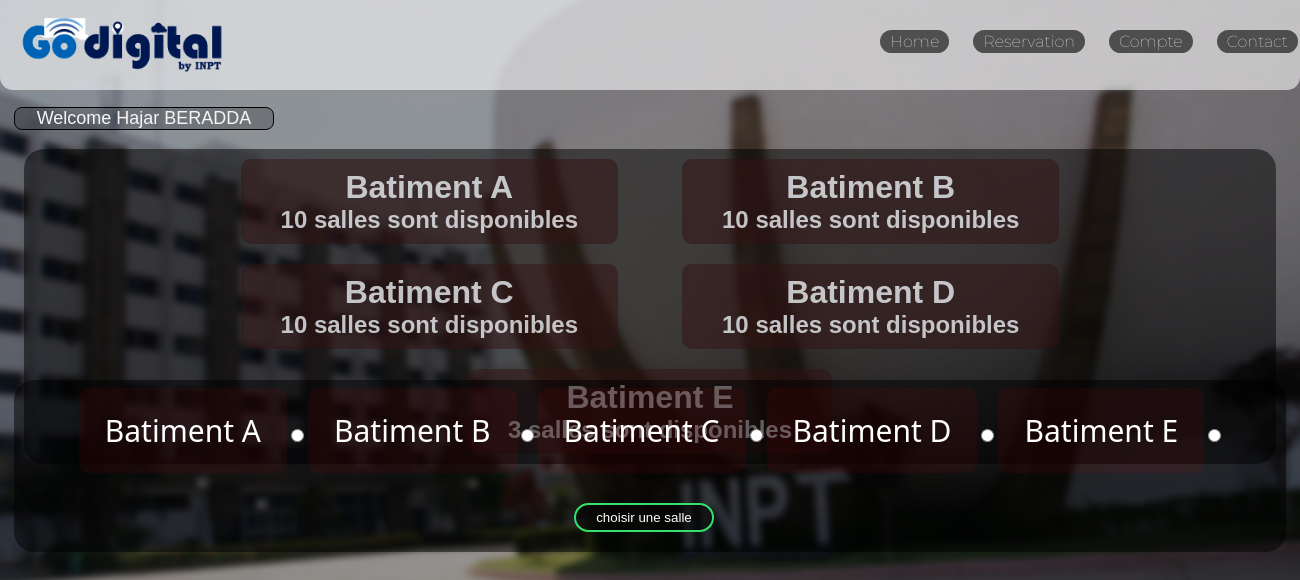
Page /reservation.php (signed in) on the earlier database version.
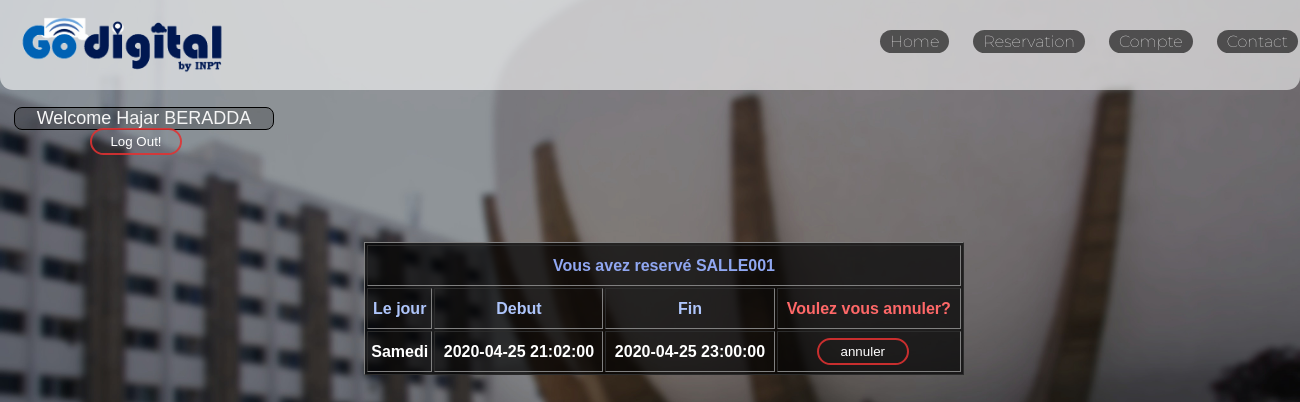
Same page on the later database version.
### tables this page shows
CREATE TABLE `prof` (
  `idProf` int(11) NOT NULL,
  `nom` varchar(30) NOT NULL,
  `prenom` varchar(30) NOT NULL,
  `email` varchar(50) NOT NULL,
  `password` varchar(40) NOT NULL,
  `gender` varchar(1) DEFAULT NULL
);

CREATE TABLE `affectation` (
  `idProf` int(20) NOT NULL,
  `idSalle` int(20) NOT NULL,
  `date` datetime NOT NULL,
  `date_fin` datetime NOT NULL,
  `Marge` int(11) DEFAULT NULL
);

CREATE TABLE `salle` (
  `id` int(11) NOT NULL,
  `nom` varchar(50) DEFAULT NULL,
  `idBatiment` int(11) DEFAULT NULL
);

### reservation.php (the view, shortened to what this page needs)
<?php
        if(isset($_SESSION['email']))
        {
?>
<?php
    include 'includes/dbconn.php';
?>
<!DOCTYPE html>
<html lang="en">
<head>
    <link rel="stylesheet" href="css/book.css">
    <link rel="stylesheet" href="css/welcom.css">
    <link rel="stylesheet" href="css/reservation.css">
</head>
<body>
<img src="img/Go.png" alt="" height="70" width="260" id="go">
<div class="headache">
<?php
    if($_SESSION['email']!="aljadd.mohammed@ine.inpt.ma"){
?>
        <ul  >
            <a href="home.php">Home</a>
            <a href="reservation.php">Reservation</a>
            <a href="password.php">Compte</a>
            <a href="contact.php">Contact</a>
        </ul>
        <?php
    }
        ?>
        <div class="welcom">
        <?php
            if(isset($_SESSION['email'])){
                $user =$_SESSION['email'];
                $sql = "SELECT nom,prenom FROM `prof`where email='".$user."';";
                $result = mysqli_query($conn,$sql);
                $out = mysqli_num_rows($result);
                if($out>0){
                    while($row = mysqli_fetch_assoc($result)){
                        echo "Welcome ".$row['nom']." ".$row['prenom'];
                    }
                }
            }
            else{
                echo "Welcom,Please Sign Up";
            }
        ?>
</div>
    </div>
<?php
    $email = $_SESSION['email'];
    $sql = "select idProf from prof where email='".$email."';";
    $result= mysqli_query($conn,$sql);
    while($row=mysqli_fetch_assoc($result))
        {
            $Id = $row['idProf'];
        }
        $sql2 = "select idProf from affectation where idProf='".$Id."';";
        $result2= mysqli_query($conn,$sql2);
        $out2 = mysqli_num_rows($result2);
?>
<?php
    if($out2==0){
?>
<div class="all">
    <div class="bat">
        <h1>Batiment A</h1>
                <h2>
                    <?php
                        $sql = "SELECT count(nom) as num from salle where (id not in(select idSalle from affectation) or id in (select idSalle from affectation group by idSalle HAVING sum(Marge) <86400 )) and idBatiment=1;";
                        $result = mysqli_query($conn,$sql);
                        $out = mysqli_num_rows($result);
                        if($out > 0){
                            while($row = mysqli_fetch_assoc($result)){
                                echo $row['num']." salles sont disponibles";
                            }
                        }
                    ?>
                </h2>
    </div>
    <div class="bat">
        <h1>Batiment B</h1>
                <h2>
                <?php
                        $sql = "SELECT count(nom) as num from salle where (id not in(select idSalle from affectation) or id in (select idSalle from affectation group by idSalle HAVING sum(Marge) <86400 )) and idBatiment=2;";
                        $result = mysqli_query($conn,$sql);
                        $out = mysqli_num_rows($result);
                        if($out > 0){
                            while($row = mysqli_fetch_assoc($result)){
                                echo $row['num']." salles sont disponibles";
                            }
                        }
                    ?>
                </h2>
    </div>
    <div class="bat">
        <h1>Batiment C</h1>
        <h2>
        <?php
                        $sql = "SELECT count(nom) as num from salle where (id not in(select idSalle from affectation) or id in (select idSalle from affectation group by idSalle HAVING sum(Marge) <86400 )) and idBatiment=3;";
                        $result = mysqli_query($conn,$sql);
                        $out = mysqli_num_rows($result);
                        if($out > 0){
                            while($row = mysqli_fetch_assoc($result)){
                                echo $row['num']." salles sont disponibles";
                            }
                        }
                    ?>
        </h2>
    </div>
    <div class="bat" >
        <h1>Batiment D</h1>
        <h2>
        <?php
                        $sql = "SELECT count(nom) as num from salle where (id not in(select idSalle from affectation) or id in (select idSalle from affectation group by idSalle HAVING sum(Marge) <86400 )) and idBatiment=4;";
                        $result = mysqli_query($conn,$sql);
                        $out = mysqli_num_rows($result);
                        if($out > 0){
                            while($row = mysqli_fetch_assoc($result)){
                                echo $row['num']." salles sont disponibles";
                            }
                        }
                    ?>
        </h2>
    </div>
    <div class="bat">
        <h1>Batiment E</h1>
        <h2>
        <?php
                        $sql = "SELECT count(nom) as num from salle where (id not in(select idSalle from affectation) or id in (select idSalle from affectation group by idSalle HAVING sum(Marge) <86400 )) and idBatiment=5;";
                        $result = mysqli_query($conn,$sql);
                        $out = mysqli_num_rows($result);
                        if($out > 0){
                            while($row = mysqli_fetch_assoc($result)){
                                echo $row['num']." salles sont disponibles";
                            }
                        }
                    ?>
        </h2>
    </div>
</div>
<div class="forma">
        <form action="reservation.php"  method="POST">
            <label for="bata">Batiment A </label>
            <input type="radio"  name="bat" value="bata">
            <label for="batb">Batiment B</label>
            <input type="radio" name="bat"  value="batb">
            <label for="batc">Batiment C</label>
            <input type="radio"   name="bat" value="batc">
            <label for="batd">Batiment D</label>
            <input type="radio"   name="bat" value="batd">
            <label for="bate">Batiment E</label>
            <input type="radio"   name="bat" value="bate">
            <br>
            <input type="submit" name="submit" value="choisir une salle">
        </form>
</div>
<?php
    }
    else{
        $email = $_SESSION['email'];
        $sql4 = "SELECT salle.nom FROM salle,affectation,prof where affectation.idProf=prof.idProf and prof.email='".$email."' and salle.id=affectation.idSalle;";
        $result4 = mysqli_query($conn,$sql4);
        while($row=mysqli_fetch_assoc($result4)){
            $sAl = $row['nom'];
    }
    $sql3 = "select date,date_fin,idSalle from affectation where idProf='".$Id."'";
    $result3 = mysqli_query($conn,$sql3);
    while($row=mysqli_fetch_assoc($result3)){
        $debut = $row['date'];
        $fin = $row['date_fin'];
?>
<?php
            if(isset($_SESSION['email']))
            {
            ?>
                <div class="lOogout">
                    <form action="logOut.php" method="post" >
                    <button name="logout" type="submit">Log Out!</button>
                    </form>
                </div>
    <?php
        }
    ?>
<?php
        $day =    date("l",strtotime($debut));
        switch($day){
            case "Saturday":
                $day='Samedi';
            break;
        }
?>
<div class="lastTabl">
    <table border="1" class="lastTable" align="center"  style="width:600px;line-height:39px;color:#fff;">
        <tr>
            <th colspan="4" style='color:rgb(144, 167, 241)'>Vous avez reservé
            <?php
            echo strtoupper($sAl ) ;
            ?> </th>
        </tr>
    <tr>
        <th  style='color:rgb(174, 197, 251)'>Le jour</th>
        <th  style='color:rgb(174, 197, 251)'>Debut</th>
        <th  style='color:rgb(174, 197, 251)'>Fin</th>
        <th  style='color:rgb(255, 104, 104)'>Voulez vous annuler?</th>
    </tr>
    <tr>
    <th> <?php echo $day;  ?> </th>
        <th> <?php echo $debut;  ?> </th>
        <th> <?php  echo $fin;  ?></th>
        <th>
        <button onClick="deleteMe()">annuler</button>
        </th>
    </tr>
    </table>
</div>
<?php
    }
?>
</body>
</html>
<?php
    }
?>
<?php
        }
        else{
            include 'login.php';
        }
?>

### css/book.css (style rules this page uses)
* { padding: 0; margin: 0; box-sizing: border-box; }
.headache { color: white; background-color: rgba(255, 255, 255, 0.582); margin-top: 0px; padding: 24px 4px; height: 90px; border: 0px solid; border-bottom-left-radius: 13px 13px; border-bottom-right-radius: 13px 13px; }
.headache ul { position: absolute; top: 32px; left: 40px; }
.headache a { text-decoration: none; color: #fff; font-family: Montserrat,sans-serif; font-weight: lighter; margin-right: 20px; padding: 2px 10px; border-radius: 48px; background-color: rgb(0,0,0,0.6); transition: 750ms; position: relative; left: 840px; }
#go { position: absolute; top: 10px; left: -8px; }
body { background-image: url(../img/image3.jpg); background-position: center; background-repeat: no-repeat; background-size: cover; background-attachment: fixed; height: 100%; overflow-x: hidden; overflow-y: hidden; }
.welcom { position: relative; left: 40px; }
.bat { color: rgba(241, 246, 250, 0.774); font-family: 'Gill Sans', 'Gill Sans MT', Calibri, 'Trebuchet MS', sans-serif; display: inline-block; padding: 10px 40px; background-color: rgba(51, 19, 19, 0.5); margin: 10px 30px; text-align: center; border-radius: 10px ; }
.all { position: absolute; top: 125px; text-align: center; background-color: rgb(0,0,0,0.5); margin: 24px 24px; border-radius: 20px ; }
.forma { position: relative; top: 240px; border-radius: 20px; color: white; background-color: rgb(0,0,0,0.5); text-align: center; margin: 50px 14px; }
.forma input[type="submit"] { border: 0; background: none; margin: 20px auto; text-align: center; border: 2px solid #3498db; padding: 5px 20px 5px 20px; text-align: center; width: 140px; outline: none; color: white; transition: 240ms; border-radius: 20px; border-color: rgb(50, 226, 108); margin-right: 12px; background-color: rgb(0,0,0,0.5); }
label[for="bata"],label[for="batb"],label[for="batc"],label[for="batd"],label[for="bate"] { margin-bottom: 10px; display: inline-block; padding-left: 26px; padding-top: 22px; padding-right: 26px; font-family: 'Segoe UI', Tahoma, Geneva, Verdana, sans-serif; font-size: 30px; background-color: rgba(255, 0, 0, 0.068); padding-bottom: 22px; margin-top: 8px; border-radius: 10px; }

### css/welcom.css (style rules this page uses)
.welcom { position: relative; top: 83px; left: 10px; font-family: 'Trebuchet MS', 'Lucida Sans Unicode', 'Lucida Grande', 'Lucida Sans', Arial, sans-serif; color: whitesmoke; font-size: 18px; border: 1px solid black; background-color: rgb(0,0,0,0.2); width: 260px; text-align: center; border-radius: 8px; }
button { border: 0; background: none; margin: 2.45px auto; text-align: center; border: 2px solid #3498db; padding: 4px 2px; width: 92px; outline: none; color: white; transition: 240ms; border-radius: 20px; border-color: rgba(226, 50, 50, 0.876); margin-right: 12px; }

### css/reservation.css (style rules this page uses)
.lastTabl { font-family: 'Lucida Sans', 'Lucida Sans Regular', 'Lucida Grande', 'Lucida Sans Unicode', Geneva, Verdana, sans-serif; background-color: rgba(0, 0, 0, 0.712); color: white; width: 600px; position: relative; top: 120px; left: 28%; }
.lOogout { position: relative; top: 36px; left: 90px; }

Differences in the rows shown:
added affectation: idSalle.nom "SALLE001", date "Samedi", date "2020-04-25 21:02:00", date_fin "2020-04-25 23:00:00"
Other differences:
form field bat: "☐" → (not shown)
form field submit: "choisir une salle" → (not shown)
text no longer shown: "Batiment A Batiment B Batiment C Batiment D Batiment E Batiment A Batiment B Batiment C Batiment D Batiment E"
list line gone: "10 salles sont disponibles"
list line gone: "3 salles sont disponibles"
